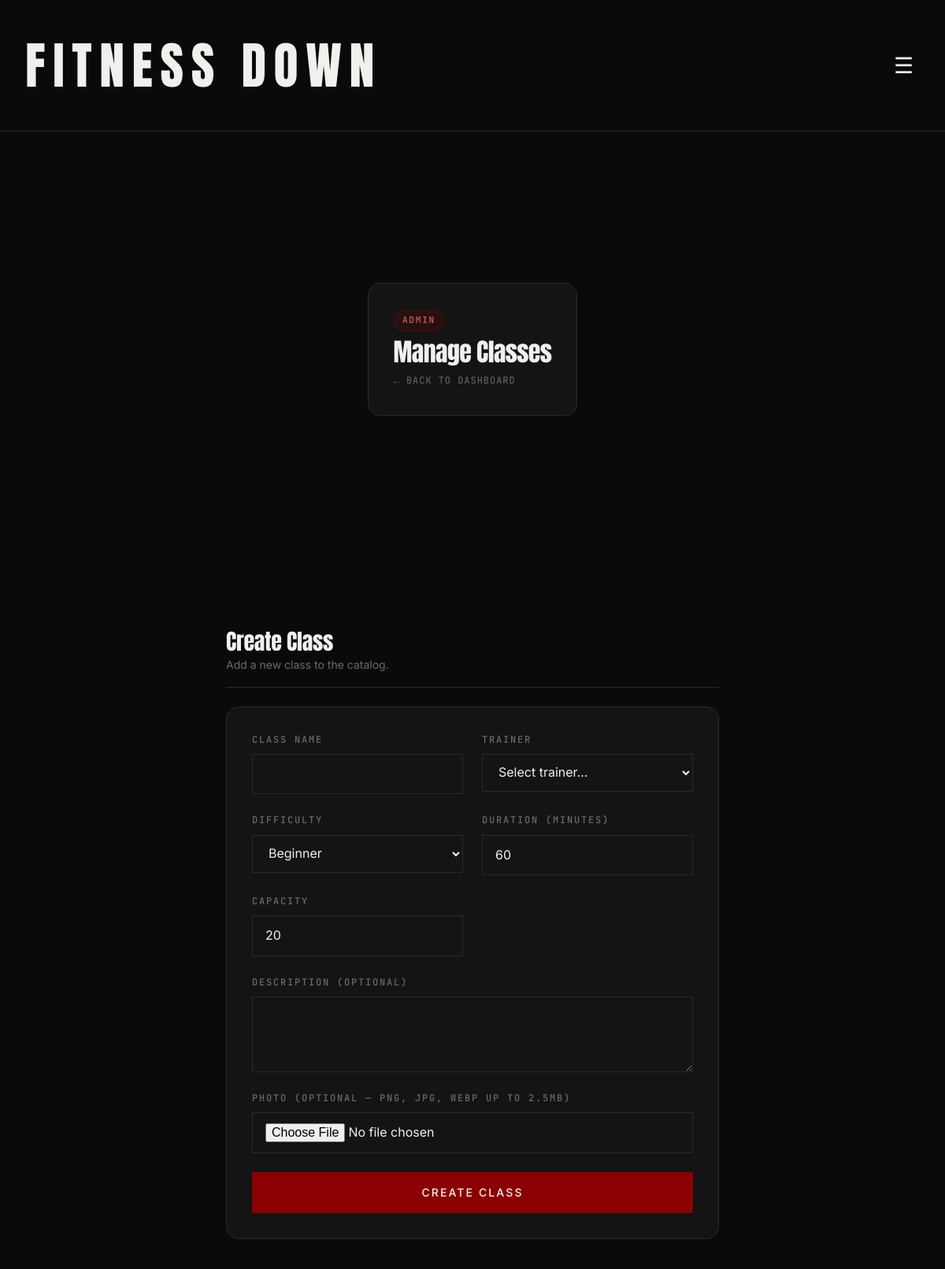
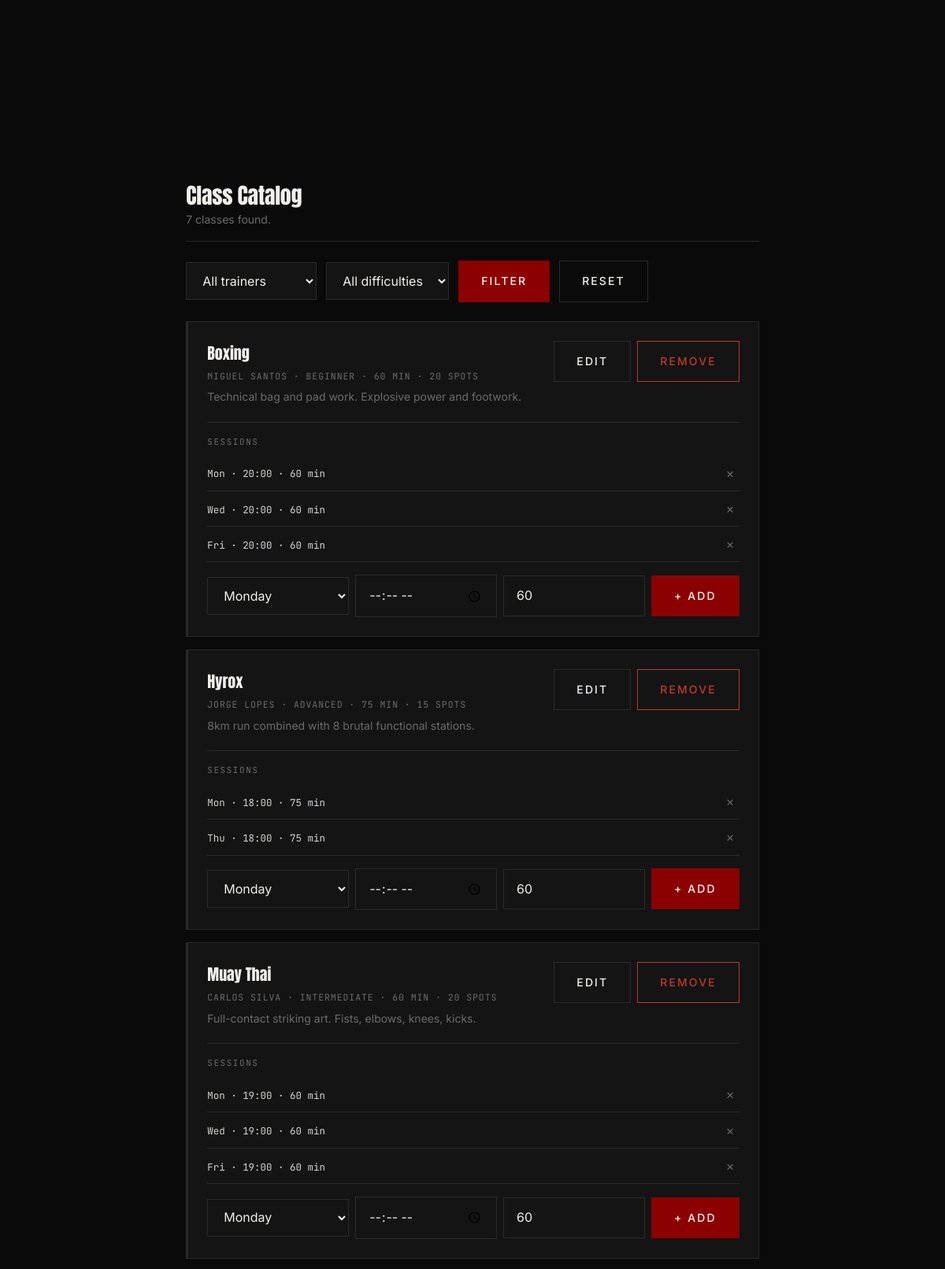
The app's page /admin/classes.php (signed in, upper part) with its own data (2 pictures, top to bottom).
### tables this page shows
CREATE TABLE classes(
    id INTEGER PRIMARY KEY AUTOINCREMENT,
    trainer_id INTEGER NOT NULL,
    name TEXT NOT NULL, --this name will be the type of class
    description TEXT,
    difficulty TEXT NOT NULL CHECK (difficulty IN('beginner', 'intermediate', 'advanced')),
    duration_minutes INTEGER NOT NULL,
    capacity INTEGER NOT NULL,
    is_active INTEGER NOT NULL DEFAULT 1, photo TEXT,
    FOREIGN KEY (trainer_id) REFERENCES users(id) ON DELETE RESTRICT
);

CREATE TABLE users (
    id INTEGER PRIMARY KEY AUTOINCREMENT,
    name TEXT NOT NULL,
    email TEXT NOT NULL UNIQUE,
    username TEXT NOT NULL UNIQUE,
    password_hash TEXT NOT NULL,
    profile_photo TEXT,
    role TEXT NOT NULL CHECK (role IN ('member', 'trainer', 'admin')),
    created_at TEXT NOT NULL DEFAULT CURRENT_TIMESTAMP,
    is_active INTEGER NOT NULL DEFAULT 1
);

CREATE TABLE sessions(
    id INTEGER PRIMARY KEY AUTOINCREMENT,
    class_id INTEGER NOT NULL,
    day_of_week TEXT NOT NULL CHECK (day_of_week IN ('monday','tuesday','wednesday','thursday','friday','saturday','sunday')),
    start_time TEXT NOT NULL,
    duration_minutes INTEGER NOT NULL CHECK (duration_minutes > 0),
    FOREIGN KEY (class_id) REFERENCES classes(id) ON DELETE CASCADE
);

### includes/helper.php (called while the page is built, shortened)
<?php
function e(string $val): string {
    return htmlspecialchars($val, ENT_QUOTES | ENT_SUBSTITUTE, 'UTF-8');
}

### admin/classes.php (the view, shortened to what this page needs)
<?php
$pdo     = get_db();
try { $pdo->exec("ALTER TABLE classes ADD COLUMN photo TEXT"); } catch (\PDOException $e) {}
$where  = ['c.is_active = 1'];
$params = [];
$stmt = $pdo->prepare(
    "SELECT c.id, c.name, c.description, c.difficulty, c.duration_minutes, c.capacity, c.photo,
            u.name AS trainer_name, u.id AS trainer_id
       FROM classes c
       JOIN users u ON u.id = c.trainer_id
      WHERE " . implode(' AND ', $where) . "
      ORDER BY c.name"
);
$stmt->execute($params);
$classes = $stmt->fetchAll();
$sessions_by_class = [];
if (!empty($classes)) {
    $cids = array_column($classes, 'id');
    $ph   = implode(',', array_fill(0, count($cids), '?'));
    $rows = $pdo->prepare(
        "SELECT id, class_id, day_of_week, start_time, duration_minutes
           FROM sessions WHERE class_id IN ($ph)
           ORDER BY CASE day_of_week
               WHEN 'monday' THEN 1 WHEN 'tuesday' THEN 2 WHEN 'wednesday' THEN 3
               WHEN 'thursday' THEN 4 WHEN 'friday' THEN 5 WHEN 'saturday' THEN 6
               WHEN 'sunday' THEN 7 END, start_time"
    );
    $rows->execute($cids);
    foreach ($rows->fetchAll() as $s) {
        $sessions_by_class[(int)$s['class_id']][] = $s;
    }
}
$day_label = [
    'monday' => 'Mon', 'tuesday' => 'Tue', 'wednesday' => 'Wed',
    'thursday' => 'Thu', 'friday' => 'Fri', 'saturday' => 'Sat', 'sunday' => 'Sun',
];
include __DIR__ . '/../includes/header.php';
?>
<main class="admin-dashboard">
    <section class="profile-page__hero">
        <div class="profile-card">
            <div class="profile-card__body">
                <span class="profile-role-badge profile-role-badge--admin">Admin</span>
                <h1 class="profile-card__title">Manage Classes</h1>
                <p class="profile-card__meta"><a href="/admin/dashboard.php" class="admin-back">← Back to dashboard</a></p>
            </div>
        </div>
    </section>
    <section class="admin-section">
        <header class="admin-section__header">
            <h2>Create Class</h2>
            <p>Add a new class to the catalog.</p>
        </header>
        <div class="profile-form-card">
            <form class="profile-form" method="post" action="/admin/classes.php" enctype="multipart/form-data" novalidate>
                <div class="profile-form__row">
                    <div class="form__group">
                        <label class="form__label">Class Name</label>
                        <input type="text" name="name" class="form__input" required>
                    </div>
                    <div class="form__group">
                        <label class="form__label">Trainer</label>
                        <select name="trainer_id" class="form__input" required>
                            <option value="">Select trainer…</option>
                        </select>
                    </div>
                </div>
                <div class="profile-form__row">
                    <div class="form__group">
                        <label class="form__label">Difficulty</label>
                        <select name="difficulty" class="form__input">
                            <option value="beginner">Beginner</option>
                        </select>
                    </div>
                    <div class="form__group">
                        <label class="form__label">Duration (minutes)</label>
                        <input type="number" name="duration" class="form__input" min="1" value="60">
                    </div>
                    <div class="form__group">
                        <label class="form__label">Capacity</label>
                        <input type="number" name="capacity" class="form__input" min="1" value="20">
                    </div>
                </div>
                <div class="form__group">
                    <label class="form__label">Description <span style="color:var(--text-muted)">(optional)</span></label>
                    <textarea name="description" class="form__input" rows="2"></textarea>
                </div>
                <div class="form__group">
                    <label class="form__label">Photo <span style="color:var(--text-muted)">(optional — PNG, JPG, WEBP up to 2.5MB)</span></label>
                    <input type="file" name="photo" class="form__input" accept="image/png,image/jpeg,image/webp">
                </div>
                <button type="submit" class="button button--primary">Create Class</button>
            </form>
        </div>
    </section>
    <section class="admin-section">
        <header class="admin-section__header">
            <h2>Class Catalog</h2>
            <p><?= count($classes) ?> class<?= count($classes) !== 1 ? 'es' : '' ?> found.</p>
        </header>
        <form class="admin-filters" method="get" action="/admin/classes.php">
            <select name="trainer" class="form__input admin-filters__select">
                <option value="">All trainers</option>
            </select>
            <select name="difficulty" class="form__input admin-filters__select">
                <option value="">All difficulties</option>
            </select>
            <button type="submit" class="button button--primary">Filter</button>
            <a href="/admin/classes.php" class="button button--ghost">Reset</a>
        </form>
        <?php if (empty($classes)): ?>
            <p class="admin-empty">No active classes found.</p>
        <?php else: ?>
            <ul class="admin-class-list">
                <?php foreach ($classes as $c):
                    $sessions = $sessions_by_class[(int)$c['id']] ?? [];
                ?>
                <li class="admin-class-item">
                    <div class="admin-class-header">
                        <div class="admin-class-info">
                            <span class="admin-class-name"><?= e($c['name']) ?></span>
                            <span class="admin-class-meta">
                                <?= e($c['trainer_name']) ?> ·
                                <?= e(ucfirst($c['difficulty'])) ?> ·
                                <?= $c['duration_minutes'] ?> min ·
                                <?= $c['capacity'] ?> spots
                            </span>
                            <?php if ($c['description']): ?>
                                <span class="admin-class-desc"><?= e($c['description']) ?></span>
                            <?php endif; ?>
                        </div>
                        <div class="admin-class-actions">
                            <button type="button" class="button button--ghost admin-class-edit-btn"
                                    data-id="<?= $c['id'] ?>"
                                    data-name="<?= e($c['name']) ?>"
                                    data-trainer="<?= $c['trainer_id'] ?>"
                                    data-difficulty="<?= e($c['difficulty']) ?>"
                                    data-duration="<?= $c['duration_minutes'] ?>"
                                    data-capacity="<?= $c['capacity'] ?>"
                                    data-description="<?= e($c['description'] ?? '') ?>"
                                    data-photo="<?= e($c['photo'] ?? '') ?>">
                                Edit
                            </button>
                            <form method="post" action="/admin/classes.php" style="display:inline">
                                <button type="submit" class="button button--danger"
                                        onclick="return confirm('Remove class <?= e(addslashes($c['name'])) ?>?')">
                                    Remove
                                </button>
                            </form>
                        </div>
                    </div>
                    <div class="admin-sessions">
                        <p class="admin-sessions__title">Sessions</p>
                        <?php if (empty($sessions)): ?>
                            <p class="admin-sessions__empty">No sessions yet.</p>
                        <?php else: ?>
                            <ul class="admin-session-list">
                                <?php foreach ($sessions as $s): ?>
                                <li class="admin-session-row">
                                    <span class="admin-session-info">
                                        <?= e($day_label[$s['day_of_week']] ?? $s['day_of_week']) ?>
                                        · <?= e($s['start_time']) ?>
                                        · <?= $s['duration_minutes'] ?> min
                                    </span>
                                    <form method="post" action="/admin/classes.php" style="display:inline">
                                        <button type="submit" class="admin-session-remove"
                                                onclick="return confirm('Remove this session?')">✕</button>
                                    </form>
                                </li>
                                <?php endforeach; ?>
                            </ul>
                        <?php endif; ?>
                        <form class="admin-session-add" method="post" action="/admin/classes.php">
                            <select name="day_of_week" class="form__input admin-session-add__field">
                                <?php foreach (['monday','tuesday','wednesday','thursday','friday','saturday','sunday'] as $d): ?>
                                    <option value="<?= $d ?>"><?= ucfirst($d) ?></option>
                                <?php endforeach; ?>
                            </select>
                            <input type="time" name="start_time" class="form__input admin-session-add__field" required>
                            <input type="number" name="duration" class="form__input admin-session-add__field"
                                   placeholder="Min" min="1" value="60" style="width:5rem">
                            <button type="submit" class="button button--primary admin-session-add__btn">+ Add</button>
                        </form>
                    </div>
                </li>
                <?php endforeach; ?>
            </ul>
        <?php endif; ?>
    </section>
</main>
<?php include __DIR__ . '/../includes/footer.php'; ?>

### css/pages/admin.css (style rules this page uses)
.admin-dashboard { max-width: 1100px; margin: 0 auto; padding: 3rem 1.5rem 6rem; display: grid; gap: 3rem; }
.admin-back { color: var(--text-muted); text-decoration: none; font-family: var(--font-mono); font-size: 0.75rem; letter-spacing: 0.08em; text-transform: uppercase; transition: color 0.15s; }
.admin-section { display: flex; flex-direction: column; gap: 1.5rem; }
.admin-section__header { padding-bottom: 1rem; border-bottom: 1px solid var(--border); }
.admin-section__header h2 { margin: 0 0 0.25rem; font-family: var(--font-display); font-size: 1.75rem; color: var(--text); letter-spacing: -0.01em; }
.admin-section__header p { margin: 0; font-size: var(--text-sm); color: var(--text-muted); }
.admin-filters { display: flex; gap: 0.75rem; flex-wrap: wrap; align-items: center; }
.admin-filters__select { width: auto; min-width: 9rem; }
.admin-class-list { list-style: none; padding: 0; margin: 0; display: flex; flex-direction: column; gap: 1rem; }
.admin-class-item { background: var(--bg-surface); border: 1px solid var(--border); border-left: 3px solid var(--border); padding: 1.5rem; display: flex; flex-direction: column; gap: 1.25rem; transition: border-left-color 0.2s; }
.admin-class-header { display: flex; align-items: flex-start; gap: 1rem; justify-content: space-between; flex-wrap: wrap; }
.admin-class-info { display: flex; flex-direction: column; gap: 0.25rem; flex: 1; min-width: 0; }
.admin-class-name { font-family: var(--font-display); font-size: 1.25rem; color: var(--text); }
.admin-class-meta { font-family: var(--font-mono); font-size: 0.72rem; color: var(--text-muted); text-transform: uppercase; letter-spacing: 0.08em; }
.admin-class-desc { font-size: var(--text-sm); color: var(--text-muted); margin-top: 0.15rem; }
.admin-class-actions { display: flex; gap: 0.5rem; flex-shrink: 0; }
.admin-sessions { border-top: 1px solid var(--border); padding-top: 1rem; display: flex; flex-direction: column; gap: 0.75rem; }
.admin-sessions__title { font-family: var(--font-mono); font-size: 0.68rem; letter-spacing: 0.15em; text-transform: uppercase; color: var(--text-muted); margin: 0; }
.admin-session-list { list-style: none; padding: 0; margin: 0; display: flex; flex-direction: column; gap: 0.25rem; }
.admin-session-row { display: flex; align-items: center; gap: 0.75rem; padding: 0.4rem 0; border-bottom: 1px solid var(--border); }
.admin-session-info { font-family: var(--font-mono); font-size: 0.78rem; color: var(--text-soft); flex: 1; }
.admin-session-remove { background: none; border: none; color: var(--text-muted); cursor: pointer; font-size: 0.8rem; padding: 0.2rem 0.4rem; transition: color 0.15s; flex-shrink: 0; }
.admin-session-add { display: flex; gap: 0.5rem; align-items: center; flex-wrap: wrap; margin-top: 0.25rem; }
.admin-session-add__field { flex: 1; min-width: 7rem; }
.admin-session-add__btn { white-space: nowrap; flex-shrink: 0; }
@media (min-width: 840px) { .admin-dashboard { padding-top: 5rem; } }

### css/base/tokens.css (style rules this page uses)
:root { --bg: #0a0a0a; --bg-surface: #141414; --bg-elevated: #1f1f1f; --text: #f2f0ec; --text-soft: #d4d4d0; --text-muted: #6b6b6b; --accent: #8b0000; --accent-hover: #a30f0f; --border: #2a2a2a; --border-strong: #6b6b6b; --font-display: "Anton", sans-serif; --font-body: "Inter", sans-serif; --font-mono: "JetBrains Mono", monospace; --text-sm: 0.875rem; --text-base: 1rem; --content-max: 1400px; }

### css/base/typography.css (style rules this page uses)
body { background-color: var(--bg); color: var(--text); font-family: var(--font-body); font-size: var(--text-base); line-height: 1.6; font-weight: 400; }
h1, h2, h3, h4, h5, h6 { font-family: var(--font-display); font-weight: 400; line-height: 1.05; color: var(--text); letter-spacing: -0.02em; }
h1 { font-size: 5.5rem; }
h2 { font-size: 3.75rem; }
p { color: var(--text-soft); line-height: 1.6; text-wrap: pretty; }
a { color: inherit; transition: color 150ms cubic-bezier(0.16, 1, 0.3, 1); }

### css/components/form.css (style rules this page uses)
.form__group { display: flex; flex-direction: column; gap: 0.5rem; }
.form__label { font-family: var(--font-mono); font-size: 0.75rem; font-weight: 500; letter-spacing: 0.15em; text-transform: uppercase; color: var(--text-muted); }
.form__input { width: 100%; padding: 0.75rem 1rem; font-family: var(--font-body); font-size: var(--text-base); color: var(--text); background-color: var(--bg-surface); border: 1px solid var(--border); border-radius: 0; transition: border-color 150ms cubic-bezier(0.16, 1, 0.3, 1), background-color 150ms cubic-bezier(0.16, 1, 0.3, 1); }
.form__input::placeholder { color: var(--text-muted); opacity: 0.6; }

### records on screen
classes: name "Boxing", trainer.name "MIGUEL SANTOS", difficulty "BEGINNER", duration_minutes "60", capacity "20", description "Technical bag and pad work. Explosive power and footwork."
sessions: day_of_week "Mon", start_time "20:00", duration_minutes "60"
sessions: day_of_week "Wed", start_time "20:00", duration_minutes "60"
sessions: day_of_week "Fri", start_time "20:00", duration_minutes "60"
classes: name "Hyrox", trainer.name "JORGE LOPES", difficulty "ADVANCED", duration_minutes "75", capacity "15", description "8km run combined with 8 brutal functional stations."
sessions: day_of_week "Mon", start_time "18:00", duration_minutes "75"
sessions: day_of_week "Thu", start_time "18:00", duration_minutes "75"
classes: name "Muay Thai", trainer.name "CARLOS SILVA", difficulty "INTERMEDIATE", duration_minutes "60", capacity "20", description "Full-contact striking art. Fists, elbows, knees, kicks."
sessions: day_of_week "Mon", start_time "19:00", duration_minutes "60"
sessions: day_of_week "Wed", start_time "19:00", duration_minutes "60"
sessions: day_of_week "Fri", start_time "19:00", duration_minutes "60"

### other values on screen
count($classes) "7"
form field day_of_week "Monday"
